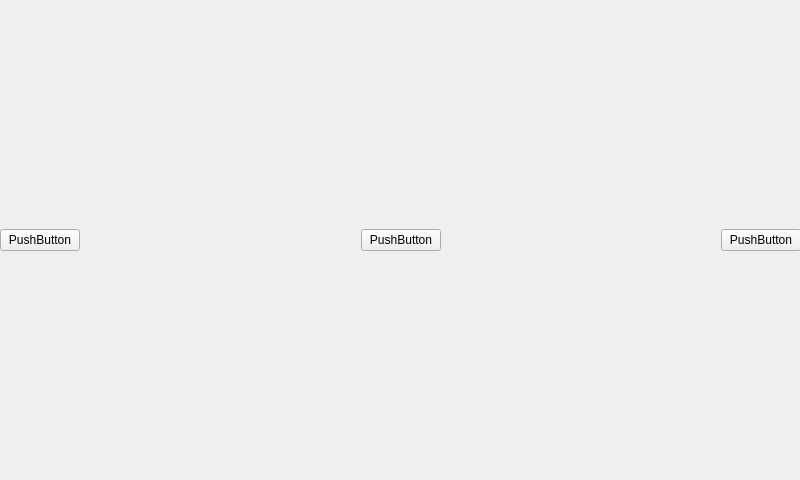
<?xml version="1.0" encoding="UTF-8"?>
<ui version="4.0">
 <class>Widget</class>
 <widget class="QWidget" name="Widget">
  <property name="geometry">
   <rect>
    <x>0</x>
    <y>0</y>
    <width>800</width>
    <height>480</height>
   </rect>
  </property>
  <property name="windowTitle">
   <string>Widget</string>
  </property>
  <widget class="QWidget" name="horizontalLayoutWidget">
   <property name="geometry">
    <rect>
     <x>0</x>
     <y>0</y>
     <width>801</width>
     <height>481</height>
    </rect>
   </property>
   <layout class="QHBoxLayout" name="horizontalLayout">
    <item>
     <widget class="QPushButton" name="pushButton">
      <property name="text">
       <string>PushButton</string>
      </property>
     </widget>
    </item>
    <item>
     <spacer name="horizontalSpacer_2">
      <property name="orientation">
       <enum>Qt::Horizontal</enum>
      </property>
      <property name="sizeType">
       <enum>QSizePolicy::Expanding</enum>
      </property>
      <property name="sizeHint" stdset="0">
       <size>
        <width>40</width>
        <height>20</height>
       </size>
      </property>
     </spacer>
    </item>
    <item>
     <widget class="QPushButton" name="pushButton_1">
      <property name="text">
       <string>PushButton</string>
      </property>
     </widget>
    </item>
    <item>
     <spacer name="horizontalSpacer_1">
      <property name="orientation">
       <enum>Qt::Horizontal</enum>
      </property>
      <property name="sizeHint" stdset="0">
       <size>
        <width>40</width>
        <height>20</height>
       </size>
      </property>
     </spacer>
    </item>
    <item>
     <widget class="QPushButton" name="pushButton_2">
      <property name="text">
       <string>PushButton</string>
      </property>
     </widget>
    </item>
   </layout>
  </widget>
 </widget>
 <resources/>
 <connections/>
</ui>
